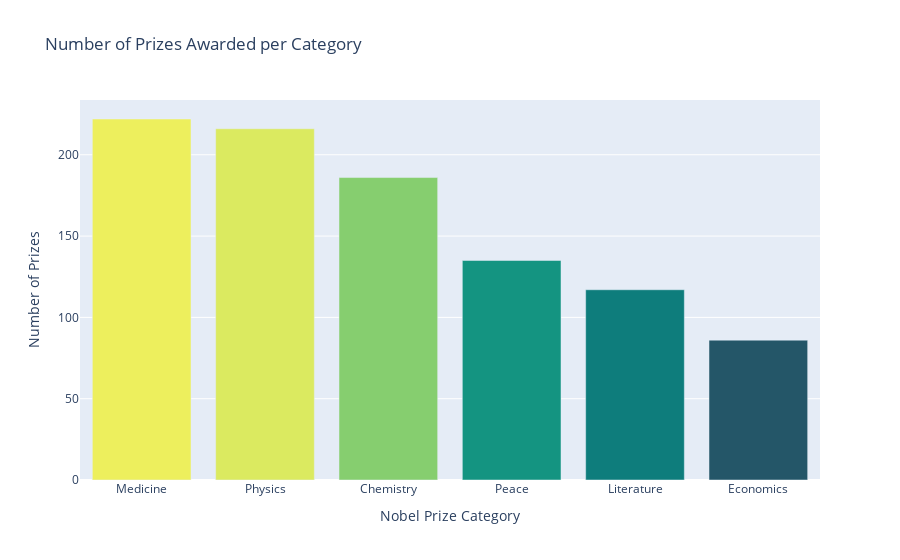

Write notebook code for a chart like this one.
### Code cell
# plotting bar chart of catergories
prizes_per_category = df_data.category.value_counts()
v_bar = px.bar(
        x = prizes_per_category.index,
        y = prizes_per_category.values,
        color = prizes_per_category.values,
        color_continuous_scale='Aggrnyl',
        title='Number of Prizes Awarded per Category')

v_bar.update_layout(xaxis_title='Nobel Prize Category', 
                    coloraxis_showscale=False,
                    yaxis_title='Number of Prizes')
v_bar.show()

### Figure 1 — Plotly figure (JSON) as saved in the notebook; plotly's stock layout.template omitted (floating-point values rounded to 4 significant figures)
{"data": [{"alignmentgroup": "True", "hovertemplate": "x=%{x}<br>y=%{y}<br>color=%{marker.color}<extra></extra>", "legendgroup": "", "marker": {"color": [222, 216, 186, 135, 117, 86], "coloraxis": "coloraxis", "pattern": {"shape": ""}}, "name": "", "offsetgroup": "", "orientation": "v", "showlegend": false, "textposition": "auto", "type": "bar", "x": ["Medicine", "Physics", "Chemistry", "Peace", "Literature", "Economics"], "xaxis": "x", "y": [222, 216, 186, 135, 117, 86], "yaxis": "y"}], "layout": {"autosize": true, "barmode": "relative", "coloraxis": {"colorbar": {"title": {"text": "color"}}, "colorscale": [[0, "rgb(36, 86, 104)"], [0.1667, "rgb(15, 114, 121)"], [0.3333, "rgb(13, 143, 129)"], [0.5, "rgb(57, 171, 126)"], [0.6667, "rgb(110, 197, 116)"], [0.8333, "rgb(169, 220, 103)"], [1, "rgb(237, 239, 93)"]], "showscale": false}, "legend": {"tracegroupgap": 0}, "title": {"text": "Number of Prizes Awarded per Category"}, "xaxis": {"anchor": "y", "autorange": true, "domain": [0, 1], "range": [-0.5, 5.5], "title": {"text": "Nobel Prize Category"}, "type": "category"}, "yaxis": {"anchor": "x", "autorange": true, "domain": [0, 1], "range": [0, 233.7], "title": {"text": "Number of Prizes"}, "type": "linear"}}}
